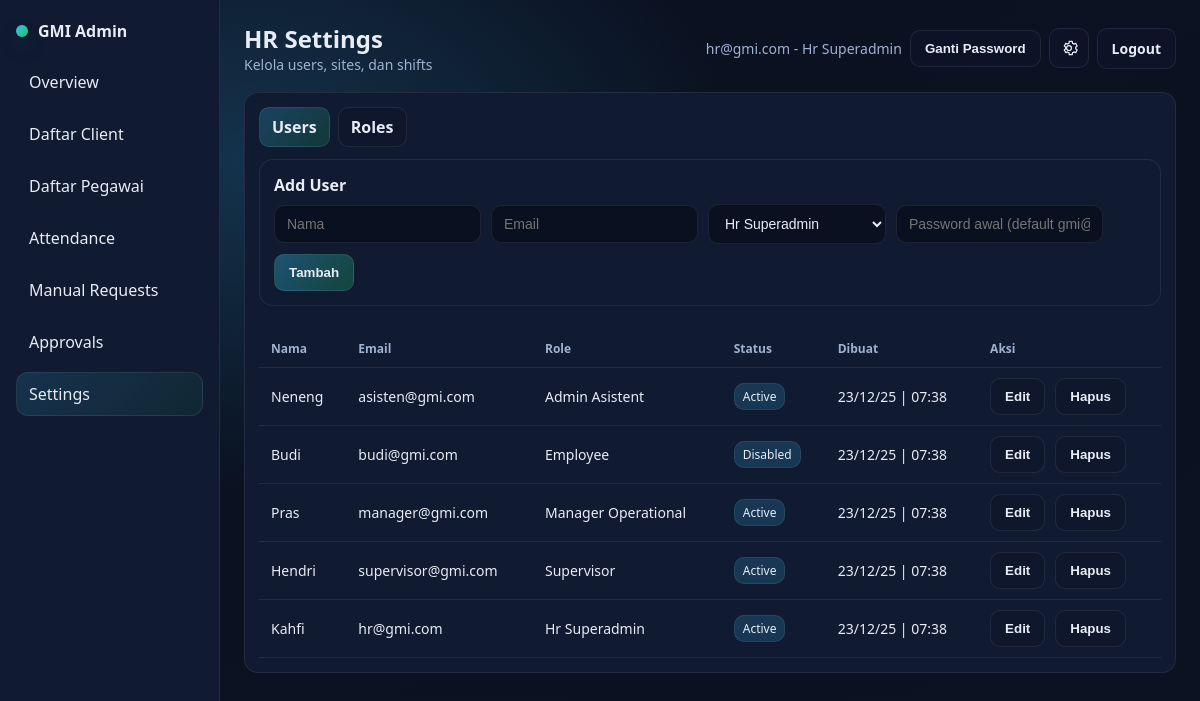
The app's page /dashboard/admin/settings (signed in) with its own data.
### tables this page shows
CREATE TABLE users (
                id INTEGER PRIMARY KEY AUTOINCREMENT,
                email TEXT UNIQUE NOT NULL,
                name TEXT,
                role TEXT NOT NULL,
                password_hash TEXT NOT NULL,
                is_active INTEGER DEFAULT 1,
                created_at TEXT,
                updated_at TEXT,
                must_change_password INTEGER DEFAULT 0,
                selfie_path TEXT
            );

### app.py (the view)
    @bp.route("/settings", methods=["GET"])
    def settings():
        user = _current_user()
        _require_hr_superadmin(user)
        tab = (request.args.get("tab") or "users").lower()
        if tab not in {"users", "roles"}:
            tab = "users"
        users = _list_users()
        sites = _list_sites()
        supervisor_sites = _get_supervisor_sites_map()
        return render_template(
            "dashboard/admin_settings.html",
            user=user,
            tab=tab,
            users=users,
            sites=sites,
            supervisor_sites=supervisor_sites,
            role_options=ROLE_OPTIONS,
            default_password=DEFAULT_RESET_PASSWORD,
        )

### app.py (called while the page is built)
def _current_user() -> User | None:
    data = session.get("user") or {}
    if not data:
        return None
    return User(
        id=int(data.get("id") or 0),
        email=data.get("email", ""),
        role=data.get("role", "employee"),
        name=data.get("name", ""),
        theme=data.get("theme", "dark"),
        selfie_path=data.get("selfie_path"),
        must_change_password=int(data.get("must_change_password") or 0),
    )

def _require_role(user: User | None, allowed_roles: set[str]) -> None:
    if not user or user.role not in allowed_roles:
        abort(403)

def _require_admin(user: User | None) -> None:
    _require_role(user, ADMIN_ROLES)

def _require_hr_superadmin(user: User | None) -> None:
    _require_role(user, {"hr_superadmin"})

def _db_connect() -> sqlite3.Connection:
    conn = sqlite3.connect(DB_PATH)
    conn.row_factory = sqlite3.Row
    return conn

def _list_users() -> list[dict]:
    conn = _db_connect()
    try:
        cur = conn.execute(
            """
            SELECT id, name, email, role, is_active, created_at, must_change_password
            FROM users
            ORDER BY created_at DESC
            """
        )
        return [dict(row) for row in cur.fetchall()]
    finally:
        conn.close()

def _list_sites() -> list[dict]:
    conn = _db_connect()
    try:
        cur = conn.execute(
            """
            SELECT id, client_name, name, code, location, notes, is_active, created_at
            FROM sites
            ORDER BY created_at DESC
            """
        )
        return [dict(row) for row in cur.fetchall()]
    finally:
        conn.close()

def _get_supervisor_sites_map() -> dict[int, set[int]]:
    conn = _db_connect()
    try:
        cur = conn.execute("SELECT supervisor_user_id, site_id FROM supervisor_sites")
        mapping: dict[int, set[int]] = {}
        for row in cur.fetchall():
            mapping.setdefault(int(row["supervisor_user_id"]), set()).add(int(row["site_id"]))
        return mapping
    finally:
        conn.close()

### templates/dashboard/admin_settings.html (shortened to what this page needs)
{% extends "dashboard/base.html" %}
{% set active = "settings" %}
{% set heading = "HR Settings" %}
{% set subtitle = "Kelola users, sites, dan shifts" %}
{% block body %}
<div class="card">
  <div class="tabs">
    <a class="tab-btn {% if tab == 'users' %}active{% endif %}" href="{{ url_for('admin.settings', tab='users') }}">Users</a>
    <a class="tab-btn {% if tab == 'roles' %}active{% endif %}" href="{{ url_for('admin.settings', tab='roles') }}">Roles</a>
  </div>
  {% if tab == 'users' %}
  <div class="card" style="margin-bottom:12px;">
    <div style="font-weight:700; margin-bottom:8px;">Add User</div>
    <form class="inline" method="post" action="{{ url_for('admin.settings_users_create') }}">
      <input class="input" type="text" name="name" placeholder="Nama" required />
      <input class="input" type="email" name="email" placeholder="Email" required />
      <select class="input" name="role">
        {% for role in role_options %}
        <option value="{{ role }}">{{ role|replace('_',' ')|title }}</option>
        {% endfor %}
      </select>
      <input class="input" type="text" name="password" placeholder="Password awal (default {{ default_password }})" />
      <button class="btn primary" type="submit">Tambah</button>
    </form>
  </div>
  <div class="table-wrap">
    <table class="table" aria-label="User list">
      <thead>
        <tr>
          <th>Nama</th>
          <th>Email</th>
          <th>Role</th>
          <th>Status</th>
          <th>Dibuat</th>
          <th>Aksi</th>
        </tr>
      </thead>
      <tbody>
        {% for u in users %}
        <tr>
          <td>{{ u.name }}</td>
          <td>{{ u.email }}</td>
          <td>{{ u.role|replace('_',' ')|title }}</td>
          <td>
            <span class="badge">{% if u.is_active %}Active{% else %}Disabled{% endif %}</span>
          </td>
          <td>
            {% set created_at = u.created_at or "" %}
            {% if created_at and " " in created_at %}
              {% set date_part = created_at.split(" ")[0] %}
              {% set time_part = created_at.split(" ")[1] %}
              {% set date_bits = date_part.split("-") %}
              {% if date_bits|length == 3 %}
                {{ date_bits[2] ~ "/" ~ date_bits[1] ~ "/" ~ date_bits[0][2:] }} | {{ time_part[:5] }}
              {% else %}
                {{ created_at }}
              {% endif %}
            {% else %}
              -
            {% endif %}
          </td>
          <td>
            <div class="inline">
              <button class="btn secondary" type="button" data-modal-open="user-edit-modal-{{ u.id }}">Edit</button>
              <form method="post" action="{{ url_for('admin.settings_users_delete', user_id=u.id) }}" onsubmit="return confirm('Hapus user ini?');">
                <button class="btn secondary" type="submit">Hapus</button>
              </form>
            </div>
          </td>
        </tr>
        {% endfor %}
      </tbody>
    </table>
  </div>
  {% endif %}
</div>
{% endblock %}

### templates/dashboard/base.html (shortened to what this page needs)
<!doctype html>
<html lang="id">
<head>
  <link rel="stylesheet" href="{{ url_for('static', filename='css/dashboard.css') }}" />
</head>
<body>
  <div class="shell">
    <aside class="sidebar">
      <div class="brand">
        <div class="dot" aria-hidden="true"></div>
        <div>GMI Admin</div>
      </div>
      <nav class="nav">
        <a href="{{ url_for('admin.overview') }}" class="{% if active == 'overview' %}active{% endif %}">Overview</a>
        <a href="{{ url_for('admin.clients') }}" class="{% if active == 'clients' %}active{% endif %}">Daftar Client</a>
        <a href="{{ url_for('admin.employees') }}" class="{% if active == 'employees' %}active{% endif %}">Daftar Pegawai</a>
        <a href="{{ url_for('admin.attendance') }}" class="{% if active == 'attendance' %}active{% endif %}">Attendance</a>
        <a href="{{ url_for('admin.manual_attendance_admin') }}" class="{% if active == 'manual_admin' %}active{% endif %}">Manual Requests</a>
        <a href="{{ url_for('admin.approvals') }}" class="{% if active == 'approvals' %}active{% endif %}">Approvals</a>
        {% if user.role == "hr_superadmin" %}
        <a href="{{ url_for('admin.settings') }}" class="{% if active == 'settings' %}active{% endif %}">Settings</a>
        {% endif %}
      </nav>
    </aside>
    <main class="content">
      <div class="topbar">
        <div>
          <h2 style="margin:0">{{ heading or "Dashboard" }}</h2>
          {% if subtitle %}<div style="color:var(--muted); font-size:14px;">{{ subtitle }}</div>{% endif %}
        </div>
        <div class="user">
          {{ user.email }} - {{ user.role|replace('_',' ')|title }}
          <button class="btn secondary" type="button" id="btnOpenChangePassword">Ganti Password</button>
          {% if user.role == "hr_superadmin" %}
          <a class="btn secondary settings-btn" href="{{ url_for('admin.settings') }}" aria-label="Settings">
</a>
          {% endif %}
          <a class="btn secondary" href="{{ url_for('logout') }}">Logout</a>
        </div>
      </div>
      {% block body %}{% endblock %}
    </main>
  </div>
</body>
</html>

### static/css/dashboard.css (style rules this page uses)
:root { --bg:#0b1020; --panel:#101a30; --muted:#9fb2d0; --text:#e7ecf6; --accent:#38bdf8; --accent2:#22c55e; --border: rgba(255,255,255,.08); }
* { box-sizing:border-box; }
html, body { overflow-x:hidden; }
body { margin:0; font-family: "Segoe UI", system-ui, -apple-system, sans-serif; background: radial-gradient(900px 600px at 20% 20%, rgba(56,189,248,.20), transparent 55%), linear-gradient(140deg, #0b1020, #0a1322); color: var(--text); }
a { color: var(--accent); text-decoration:none; }
.shell { min-height:100vh; display:grid; grid-template-columns: 220px 1fr; }
.sidebar { background: var(--panel); padding: 20px 16px; border-right: 1px solid var(--border); display:flex; flex-direction:column; gap:18px; }
.brand { display:flex; align-items:center; gap:10px; font-weight:800; }
.brand .dot { width:12px;height:12px;border-radius:50%; background: linear-gradient(135deg, var(--accent), var(--accent2)); box-shadow: 0 10px 24px rgba(56,189,248,.15); }
.nav { display:grid; gap:8px; }
.nav a { padding:10px 12px; border-radius:12px; color: var(--text); border:1px solid transparent; }
.nav a.active { background: linear-gradient(135deg, rgba(56,189,248,.15), rgba(34,197,94,.08)); border-color: var(--border); }
.content { padding: 22px 24px 32px; }
.topbar { display:flex; justify-content:space-between; align-items:center; margin-bottom: 18px; }
.topbar .user { color: var(--muted); font-size: 14px; display:flex; align-items:center; gap:8px; }
.card { background: var(--panel); border:1px solid var(--border); border-radius:14px; padding:14px; }
.table { width:100%; border-collapse: collapse; margin-top: 12px; font-size: 14px; }
.table th, .table td { padding: 10px 12px; border-bottom:1px solid var(--border); text-align:left; }
.table th { color: var(--muted); font-weight:700; font-size: 12px; }
.badge { display:inline-block; padding:4px 8px; border-radius:10px; background: rgba(56,189,248,.18); color: var(--text); font-size: 12px; border:1px solid var(--border); }
.input { background: rgba(8,14,26,.7); border:1px solid var(--border); border-radius: 10px; color: var(--text); padding: 10px 12px; font-size: 14px; }
.inline { display:flex; align-items:center; gap:10px; flex-wrap:wrap; }
.table-wrap { width:100%; overflow-x:auto; }
.btn { padding: 10px 14px; border-radius: 10px; border:1px solid var(--border); background: rgba(56,189,248,.14); color: var(--text); cursor:pointer; font-weight:700; }
.btn.primary { background: linear-gradient(135deg, rgba(56,189,248,.35), rgba(34,197,94,.25)); }
.btn.secondary { background: rgba(15,23,42,.6); }
.settings-btn { display: inline-flex; align-items: center; justify-content: center; width: 40px; height: 40px; padding: 0; }
.settings-gear { width: 18px; height: 18px; transition: transform .35s ease; }
.tabs { display:flex; gap:8px; margin-bottom: 12px; }
.tab-btn { padding:8px 12px; border-radius: 10px; border:1px solid var(--border); background: rgba(15,23,42,.6); color: var(--text); cursor:pointer; font-weight:700; }
.tab-btn.active { background: linear-gradient(135deg, rgba(56,189,248,.25), rgba(34,197,94,.18)); }

### records on screen
users: email "hr@gmi.com", name "Kahfi", role "Hr Superadmin", is_active "Active", date_bits "23/12/25", time_part "07:38"
users: name "Neneng", email "asisten@gmi.com", role "Admin Asistent", is_active "Active", date_bits "23/12/25", time_part "07:38"
users: name "Budi", email "budi@gmi.com", role "Employee", is_active "Disabled", date_bits "23/12/25", time_part "07:38"
users: name "Pras", email "manager@gmi.com", role "Manager Operational", is_active "Active", date_bits "23/12/25", time_part "07:38"
users: name "Hendri", email "supervisor@gmi.com", role "Supervisor", is_active "Active", date_bits "23/12/25", time_part "07:38"

### other values on screen
{{ heading or "Dashboard" }} "HR Settings"
{{ subtitle }} "Kelola users, sites, dan shifts"
{{ user.role|replace('_',' ')|title }} "Hr Superadmin"
form field role "Hr Superadmin"
